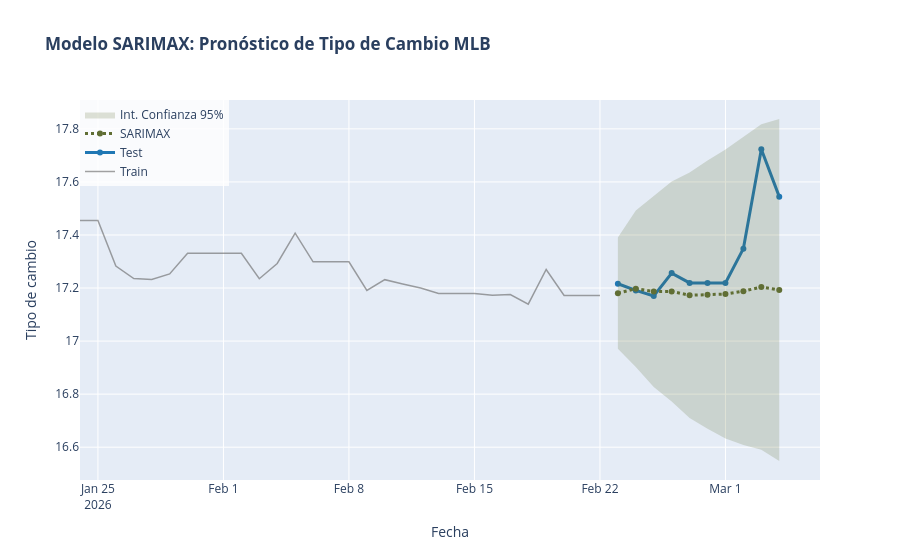

Source (notebook cell):
### Code cell
# Realizar modelo de SARIMAX
model = SARIMAX(
    train[col_target],
    exog=train[col_exog],
    order=(1,0,1),
    seasonal_order=(1,1,2,7),
    trend="c"
)

results = model.fit(disp=False,method='powell')

# Predecimos n pasos hacia el futuro (donde n = tamaño del test)
forecast_object = results.get_forecast(steps=len(test), exog=test[col_exog])
forecast_vals = forecast_object.predicted_mean
conf_int = forecast_object.conf_int(alpha=0.05) # Intervalo del 95%

# Metricas de error
rmse = np.sqrt(mean_squared_error(test[col_target], forecast_vals))
mape = mean_absolute_percentage_error(test[col_target], forecast_vals)
mae = mean_absolute_error(test[col_target], forecast_vals)


print(f"\n--- Errores del modelo ---")
print(f"RMSE: {rmse:.2f}")
print(f"MAPE: {mape:.2%}")
print(f"MAE: {mae:.2f}")

print(results.summary())

# Grafica
fig = go.Figure()

# Train
fig.add_trace(go.Scatter(
    x=train["tipo_cambio"][-num_dias-20:].index, y=train["tipo_cambio"][-num_dias-20:],
    mode='lines',
    name='Train',
    line=dict(color='rgba(100, 100, 100, 0.6)', width=1.5)
))

# Test
fig.add_trace(go.Scatter(
    x=test["tipo_cambio"].index, y=test["tipo_cambio"],
    name='Test',
    line=dict(color='#1f77b4', width=3),
    marker=dict(size=6)
))

# Forecast
fig.add_trace(go.Scatter(
    x=test.index, y=forecast_vals,
    name='SARIMAX',
    line=dict(color="#606E34", width=3, dash='dot')
))

# Intervalos de Confianza
fig.add_trace(go.Scatter(
    x=conf_int.index, y=conf_int.iloc[:, 0],
    mode='lines', line=dict(width=0), showlegend=False, hoverinfo='skip'
))
fig.add_trace(go.Scatter(
    x=conf_int.index, y=conf_int.iloc[:, 1],
    mode='lines', line=dict(width=0), fill='tonexty',
    fillcolor='rgba(96, 110, 52, 0.2)',
    name='Int. Confianza 95%', hoverinfo='skip'
))

# Titulos
fig.update_layout(
    title=f'<b>Modelo SARIMAX: Pronóstico de Tipo de Cambio MLB</b><br><sup>',
    xaxis_title='Fecha',
    yaxis_title='Tipo de cambio',
    legend=dict(x=0, y=1, bgcolor='rgba(255,255,255,0.8)'),
    hovermode="x unified"
)

fig.show()

### Figure 1 — Plotly figure (JSON) as saved in the notebook; plotly's stock layout.template omitted (floating-point values rounded to 4 significant figures)
{"data": [{"line": {"color": "rgba(100, 100, 100, 0.6)", "width": 1.5}, "mode": "lines", "name": "Train", "type": "scatter", "x": ["2026-01-24T00:00:00.000000", "2026-01-25T00:00:00.000000", "2026-01-26T00:00:00.000000", "2026-01-27T00:00:00.000000", "2026-01-28T00:00:00.000000", "2026-01-29T00:00:00.000000", "2026-01-30T00:00:00.000000", "2026-01-31T00:00:00.000000", "2026-02-01T00:00:00.000000", "2026-02-02T00:00:00.000000", "2026-02-03T00:00:00.000000", "2026-02-04T00:00:00.000000", "2026-02-05T00:00:00.000000", "2026-02-06T00:00:00.000000", "2026-02-07T00:00:00.000000", "2026-02-08T00:00:00.000000", "2026-02-09T00:00:00.000000", "2026-02-10T00:00:00.000000", "2026-02-11T00:00:00.000000", "2026-02-12T00:00:00.000000", "2026-02-13T00:00:00.000000", "2026-02-14T00:00:00.000000", "2026-02-15T00:00:00.000000", "2026-02-16T00:00:00.000000", "2026-02-17T00:00:00.000000", "2026-02-18T00:00:00.000000", "2026-02-19T00:00:00.000000", "2026-02-20T00:00:00.000000", "2026-02-21T00:00:00.000000", "2026-02-22T00:00:00.000000"], "y": [17.45, 17.45, 17.28, 17.24, 17.23, 17.25, 17.33, 17.33, 17.33, 17.33, 17.23, 17.29, 17.41, 17.3, 17.3, 17.3, 17.19, 17.23, 17.22, 17.2, 17.18, 17.18, 17.18, 17.17, 17.18, 17.14, 17.27, 17.17, 17.17, 17.17]}, {"line": {"color": "#1f77b4", "width": 3}, "marker": {"size": 6}, "name": "Test", "type": "scatter", "x": ["2026-02-23T00:00:00.000000", "2026-02-24T00:00:00.000000", "2026-02-25T00:00:00.000000", "2026-02-26T00:00:00.000000", "2026-02-27T00:00:00.000000", "2026-02-28T00:00:00.000000", "2026-03-01T00:00:00.000000", "2026-03-02T00:00:00.000000", "2026-03-03T00:00:00.000000", "2026-03-04T00:00:00.000000"], "y": [17.22, 17.19, 17.17, 17.26, 17.22, 17.22, 17.22, 17.35, 17.72, 17.54]}, {"line": {"color": "#606E34", "dash": "dot", "width": 3}, "name": "SARIMAX", "type": "scatter", "x": ["2026-02-23T00:00:00.000000", "2026-02-24T00:00:00.000000", "2026-02-25T00:00:00.000000", "2026-02-26T00:00:00.000000", "2026-02-27T00:00:00.000000", "2026-02-28T00:00:00.000000", "2026-03-01T00:00:00.000000", "2026-03-02T00:00:00.000000", "2026-03-03T00:00:00.000000", "2026-03-04T00:00:00.000000"], "y": [17.18, 17.2, 17.19, 17.19, 17.17, 17.18, 17.18, 17.19, 17.2, 17.19]}, {"hoverinfo": "skip", "line": {"width": 0}, "mode": "lines", "showlegend": false, "type": "scatter", "x": ["2026-02-23T00:00:00.000000", "2026-02-24T00:00:00.000000", "2026-02-25T00:00:00.000000", "2026-02-26T00:00:00.000000", "2026-02-27T00:00:00.000000", "2026-02-28T00:00:00.000000", "2026-03-01T00:00:00.000000", "2026-03-02T00:00:00.000000", "2026-03-03T00:00:00.000000", "2026-03-04T00:00:00.000000"], "y": [16.97, 16.9, 16.83, 16.77, 16.71, 16.67, 16.63, 16.61, 16.59, 16.55]}, {"fill": "tonexty", "fillcolor": "rgba(96, 110, 52, 0.2)", "hoverinfo": "skip", "line": {"width": 0}, "mode": "lines", "name": "Int. Confianza 95%", "type": "scatter", "x": ["2026-02-23T00:00:00.000000", "2026-02-24T00:00:00.000000", "2026-02-25T00:00:00.000000", "2026-02-26T00:00:00.000000", "2026-02-27T00:00:00.000000", "2026-02-28T00:00:00.000000", "2026-03-01T00:00:00.000000", "2026-03-02T00:00:00.000000", "2026-03-03T00:00:00.000000", "2026-03-04T00:00:00.000000"], "y": [17.39, 17.49, 17.55, 17.6, 17.64, 17.68, 17.72, 17.77, 17.82, 17.84]}], "layout": {"hovermode": "x unified", "legend": {"bgcolor": "rgba(255,255,255,0.8)", "x": 0, "y": 1}, "title": {"text": "<b>Modelo SARIMAX: Pronóstico de Tipo de Cambio MLB</b><br><sup>"}, "xaxis": {"title": {"text": "Fecha"}}, "yaxis": {"title": {"text": "Tipo de cambio"}}}}
